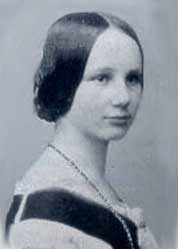
%> input picture Tex书籍/LinearAlgebra（Linear Algebra）/ApproxMat/Lovelace_Ada.jpg, 178 x 249 px
$ octave lovelace.m   (GNU Octave 9; MATLAB toolbox functions it lacks are replaced by stand-ins)
%> lines starting %> are read from the running program, lines starting %| are printed output that depends on the picture
% read and process the Ada picture 249x178
rgb=imread('Lovelace_Ada.jpg');
%> rgb is the input picture: size 249x178x3 uint8; mean R, G, B 137.8, 144.4, 153.5
size(rgb)
%> ans = [249 178 3]
A=mean(rgb,3);
[U,S,V]=svd(A);
figure(1)
s=diag(S);
%> s = 178 values, max 31130.7 at index 1, min 0.44 at index 178, mean 386
semilogy(s,'o')
ylabel('singular values')
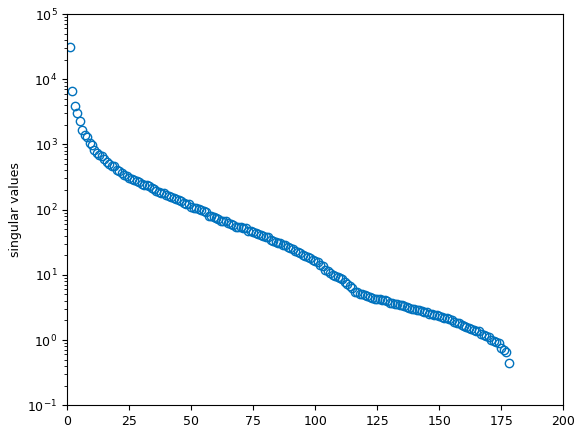
%> figure redrawn from the program's plot data; highest point at x = 1, y = 31130.7
rank5=max(find(s>0.05*s(1)))
%> rank5 = 6
rank1=max(find(s>0.01*s(1)))
%> rank1 = 24
%print -depsc2 'lovelacesing'
%matlab2tikz('lovelacesing.tex')
figure(2)
colormap('gray')
p=0;
for k=2 .^(1:6)
  p=p+1;subplot(2,3,p)
  imagesc(U(:,1:k)*S(1:k,1:k)*V(:,1:k)')
  title(['rank ' num2str(k)])
  axis equal, axis off
end
%> after the loop, p = 6
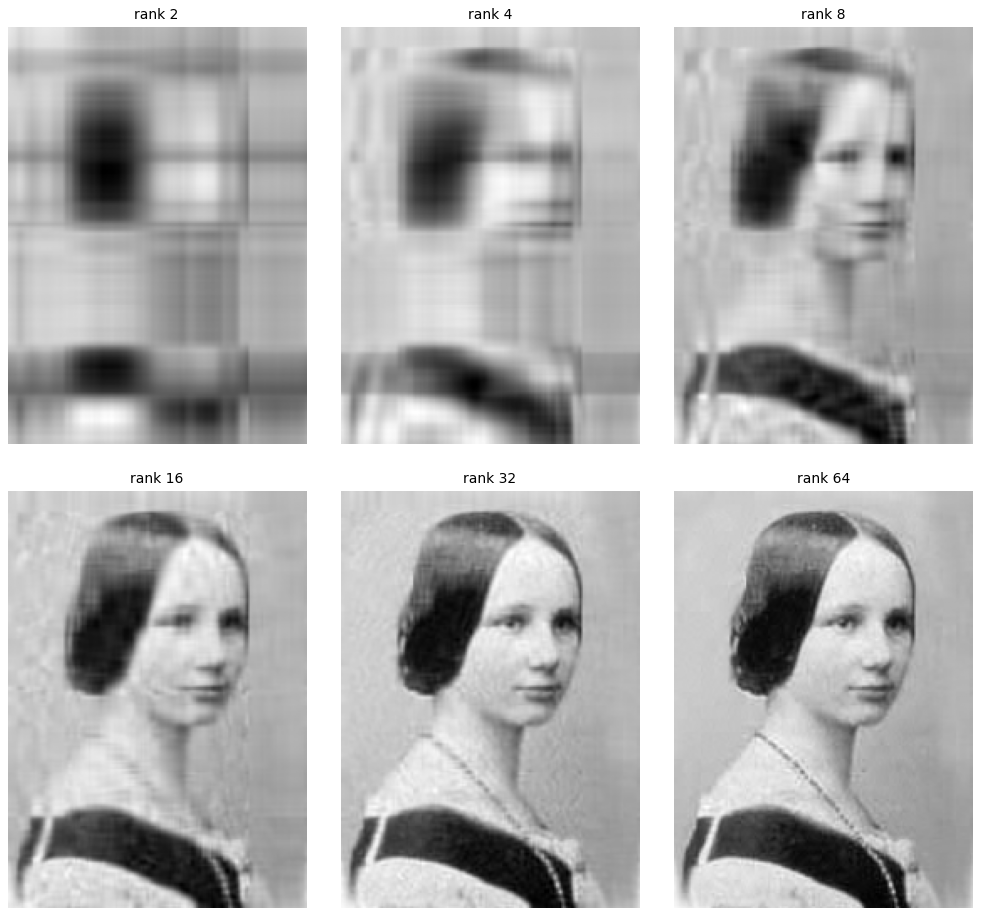
%> figure redrawn from the program's plot data, 6 panels
%print -depsc2 'lovelacerank'
